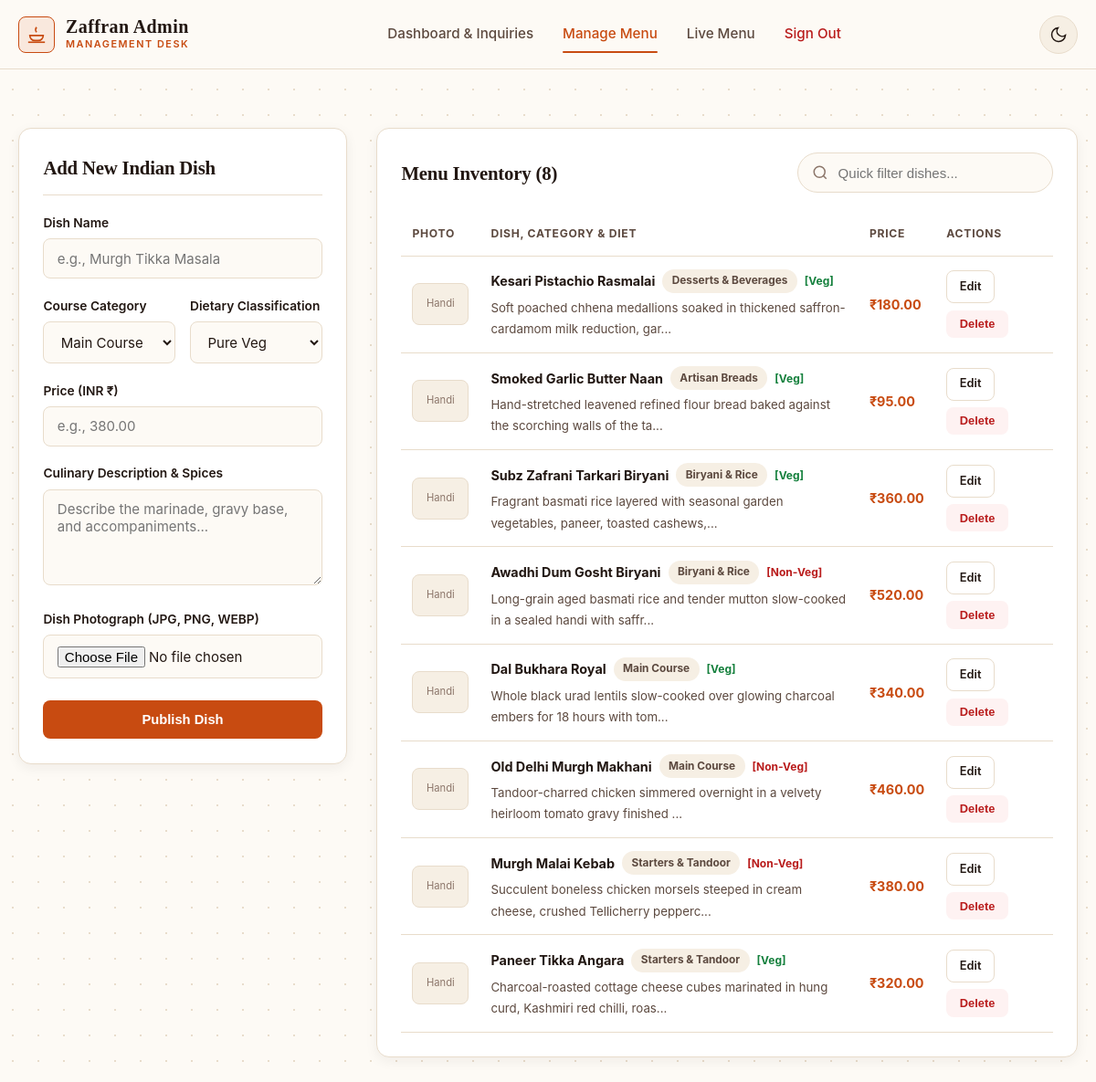
/admin/manage_menu.php (signed in), run on the app's committed database.
### tables this page shows
CREATE TABLE menu_items (
    id INT UNSIGNED AUTO_INCREMENT PRIMARY KEY,
    name VARCHAR(120) NOT NULL,
    category VARCHAR(60) NOT NULL DEFAULT 'Main Course',
    diet_type ENUM('Veg', 'Non-Veg') NOT NULL DEFAULT 'Veg',
    description TEXT NOT NULL,
    price DECIMAL(10, 2) NOT NULL,
    image_path VARCHAR(255) NOT NULL,
    created_at TIMESTAMP DEFAULT CURRENT_TIMESTAMP
);

### admin/manage_menu.php (the view, shortened to what this page needs)
<?php
require_once __DIR__ . '/../includes/db.php';
$allowedCategories = [
    'Starters & Tandoor',
    'Main Course',
    'Biryani & Rice',
    'Artisan Breads',
    'Desserts & Beverages',
];
$editItem = null;
$allItemsStmt = $pdo->query('SELECT id, name, category, diet_type, description, price, image_path FROM menu_items ORDER BY id DESC');
$menuItems = $allItemsStmt->fetchAll();
?>
<!DOCTYPE html>
<html lang="en" data-theme="light">
<head>
    <link rel="stylesheet" href="../assets/style.css">
</head>
<body>
<header class="site-header">
        <div class="container navbar">
            <a href="dashboard.php" class="brand">
                <div class="brand-mark">
                    <svg viewBox="0 0 24 24" fill="none" stroke="currentColor" stroke-width="1.8">
                        <path d="M12 3c-1.5 2-1.5 4 0 6"/>
                        <path d="M4 13h16a6 6 0 0 1-6 6h-4a6 6 0 0 1-6-6Z"/>
                        <line x1="2" y1="21" x2="22" y2="21"/>
                    </svg>
                </div>
                <div class="brand-text">
                    <span class="brand-title">Zaffran Admin</span>
                    <span class="brand-subtitle">Management Desk</span>
                </div>
            </a>
            <ul id="primaryNav" class="nav-links">
                <li><a href="dashboard.php" class="nav-link <?php echo basename($_SERVER['PHP_SELF']) === 'dashboard.php' ? 'active' : ''; ?>">Dashboard &amp; Inquiries</a></li>
                <li><a href="manage_menu.php" class="nav-link <?php echo basename($_SERVER['PHP_SELF']) === 'manage_menu.php' ? 'active' : ''; ?>">Manage Menu</a></li>
                <li><a href="../menu.php" class="nav-link" target="_blank">Live Menu</a></li>
                <li><a href="logout.php" class="nav-link" style="color: var(--danger-color);">Sign Out</a></li>
            </ul>
            <div class="nav-actions">
                <button type="button" class="theme-toggle" data-theme-toggle aria-label="Toggle color theme">
                    <svg class="icon-moon" viewBox="0 0 24 24" fill="none" stroke="currentColor" stroke-width="1.8">
                        <path d="M21 12.79A9 9 0 1 1 11.21 3 7 7 0 0 0 21 12.79z"/>
                    </svg>
                </button>
            </div>
        </div>
    </header>
    <main class="section">
        <div class="container">
            <div class="admin-grid">
                <aside class="panel-card">
                    <h2><?php echo $editItem ? 'Edit Indian Dish' : 'Add New Indian Dish'; ?></h2>
                    <form method="POST" action="manage_menu.php" enctype="multipart/form-data">
                        <div class="form-group">
                            <label for="name" class="form-label">Dish Name</label>
                            <input type="text" id="name" name="name" class="form-control" required maxlength="120"
                                   placeholder="e.g., Murgh Tikka Masala"
                                   value="<?php echo htmlspecialchars($editItem['name'] ?? '', ENT_QUOTES, 'UTF-8'); ?>">
                        </div>
                        <div class="form-row">
                            <div class="form-group">
                                <label for="category" class="form-label">Course Category</label>
                                <select id="category" name="category" class="form-control" required>
                                    <?php
                                        $selectedCat = $editItem['category'] ?? 'Main Course';
                                        foreach ($allowedCategories as $catOption):
                                    ?>
                                        <option value="<?php echo htmlspecialchars($catOption, ENT_QUOTES, 'UTF-8'); ?>"
                                            <?php echo $selectedCat === $catOption ? 'selected' : ''; ?>>
                                            <?php echo htmlspecialchars($catOption, ENT_QUOTES, 'UTF-8'); ?>
                                        </option>
                                    <?php endforeach; ?>
                                </select>
                            </div>
                            <div class="form-group">
                                <label for="diet_type" class="form-label">Dietary Classification</label>
                                <?php $selectedDiet = $editItem['diet_type'] ?? 'Veg'; ?>
                                <select id="diet_type" name="diet_type" class="form-control" required>
                                    <option value="Veg" <?php echo $selectedDiet === 'Veg' ? 'selected' : ''; ?>>Pure Veg</option>
                                </select>
                            </div>
                        </div>
                        <div class="form-group">
                            <label for="price" class="form-label">Price (INR &#8377;)</label>
                            <input type="number" id="price" name="price" class="form-control" required step="0.01" min="0"
                                   placeholder="e.g., 380.00"
                                   value="<?php echo htmlspecialchars((string)($editItem['price'] ?? ''), ENT_QUOTES, 'UTF-8'); ?>">
                        </div>
                        <div class="form-group">
                            <label for="description" class="form-label">Culinary Description &amp; Spices</label>
                            <textarea id="description" name="description" class="form-control" required placeholder="Describe the marinade, gravy base, and accompaniments..."></textarea>
                        </div>
                        <div class="form-group">
                            <label for="image" class="form-label">
                                Dish Photograph (JPG, PNG, WEBP)
                            </label>
                            <input type="file" id="image" name="image" class="form-control" accept="image/jpeg,image/png,image/webp" <?php echo $editItem ? '' : 'required'; ?>>
                        </div>
                        <div style="display: flex; gap: 0.75rem; margin-top: 1.5rem;">
                            <button type="submit" class="btn btn-primary" style="flex: 1;">
                                <?php echo $editItem ? 'Update Dish' : 'Publish Dish'; ?>
                            </button>
                        </div>
                    </form>
                </aside>
                <section class="panel-card">
                    <div style="display: flex; justify-content: space-between; align-items: center; flex-wrap: wrap; gap: 1rem; margin-bottom: 1.25rem;">
                        <h2 style="margin: 0; padding: 0; border: 0;">Menu Inventory (<span id="menuVisibleCount"><?php echo count($menuItems); ?></span>)</h2>
                        <div class="search-box" style="max-width: 280px;">
                            <input type="search" id="menuSearchInput" class="search-input" placeholder="Quick filter dishes...">
                        </div>
                    </div>
                    <?php if (empty($menuItems)): ?>
                        <p style="color: var(--text-secondary);">No dishes found. Add your first Indian delicacy using the form.</p>
                    <?php else: ?>
                        <div class="table-responsive">
                            <table class="data-table">
                                <thead>
                                    <tr>
                                        <th>Photo</th>
                                        <th>Dish, Category &amp; Diet</th>
                                        <th>Price</th>
                                        <th>Actions</th>
                                    </tr>
                                </thead>
                                <tbody>
                                    <?php foreach ($menuItems as $item): ?>
                                        <?php
                                            $thumbPath = '../' . $item['image_path'];
                                            $thumbExists = !empty($item['image_path']) && file_exists(__DIR__ . '/../' . $item['image_path']);
                                            $isVeg = ($item['diet_type'] === 'Veg');
                                        ?>
                                        <tr data-menu-item
                                            data-name="<?php echo htmlspecialchars($item['name'], ENT_QUOTES, 'UTF-8'); ?>"
                                            data-desc="<?php echo htmlspecialchars($item['description'], ENT_QUOTES, 'UTF-8'); ?>"
                                            data-category="<?php echo htmlspecialchars($item['category'], ENT_QUOTES, 'UTF-8'); ?>"
                                            data-diet="<?php echo htmlspecialchars($item['diet_type'], ENT_QUOTES, 'UTF-8'); ?>">
                                            <td>
                                                <?php if ($thumbExists): ?>
                                                    <img src="<?php echo htmlspecialchars($thumbPath, ENT_QUOTES, 'UTF-8'); ?>" alt="" class="table-thumb">
                                                <?php else: ?>
                                                    <div class="table-thumb" style="display: flex; align-items: center; justify-content: center; color: var(--text-muted); font-size: 0.7rem;">
                                                        Handi
                                                    </div>
                                                <?php endif; ?>
                                            </td>
                                            <td>
                                                <div style="display: flex; align-items: center; gap: 0.5rem; flex-wrap: wrap; margin-bottom: 0.25rem;">
                                                    <strong style="color: var(--text-primary);">
                                                        <?php echo htmlspecialchars($item['name'], ENT_QUOTES, 'UTF-8'); ?>
                                                    </strong>
                                                    <span class="status-badge" style="background-color: var(--bg-elevated); color: var(--text-secondary);">
                                                        <?php echo htmlspecialchars($item['category'], ENT_QUOTES, 'UTF-8'); ?>
                                                    </span>
                                                    <span style="font-size: 0.75rem; font-weight: 700; color: <?php echo $isVeg ? 'var(--veg-color)' : 'var(--nonveg-color)'; ?>;">
                                                        [<?php echo htmlspecialchars($item['diet_type'], ENT_QUOTES, 'UTF-8'); ?>]
                                                    </span>
                                                </div>
                                                <span style="color: var(--text-secondary); font-size: 0.83rem;">
                                                    <?php echo htmlspecialchars(mb_strimwidth($item['description'], 0, 90, '...'), ENT_QUOTES, 'UTF-8'); ?>
                                                </span>
                                            </td>
                                            <td style="font-weight: 700; color: var(--accent-primary); white-space: nowrap;">
                                                &#8377;<?php echo number_format((float)$item['price'], 2); ?>
                                            </td>
                                            <td>
                                                <div class="table-actions">
                                                    <a href="manage_menu.php?edit=<?php echo (int)$item['id']; ?>" class="btn btn-outline btn-sm">Edit</a>
                                                    <form method="POST" action="manage_menu.php" data-confirm-delete data-item-name="<?php echo htmlspecialchars($item['name'], ENT_QUOTES, 'UTF-8'); ?>" style="display: inline;">
                                                        <button type="submit" class="btn btn-danger btn-sm">Delete</button>
                                                    </form>
                                                </div>
                                            </td>
                                        </tr>
                                    <?php endforeach; ?>
                                </tbody>
                            </table>
                        </div>
                    <?php endif; ?>
                </section>
            </div>
        </div>
    </main>
</body>
</html>

### data on the page
menu_items: shows "Handi", name "Kesari Pistachio Rasmalai", category "Desserts & Beverages", diet_type "Veg", description "Soft poached chhena medallions soaked in thickened saffron-cardamom milk reduction, gar...", price "180.00"
menu_items: shows "Handi", name "Smoked Garlic Butter Naan", category "Artisan Breads", diet_type "Veg", description "Hand-stretched leavened refined flour bread baked against the scorching walls of the ta...", price "95.00"
menu_items: shows "Handi", name "Subz Zafrani Tarkari Biryani", category "Biryani & Rice", diet_type "Veg", description "Fragrant basmati rice layered with seasonal garden vegetables, paneer, toasted cashews,...", price "360.00"
menu_items: shows "Handi", name "Awadhi Dum Gosht Biryani", category "Biryani & Rice", diet_type "Non-Veg", description "Long-grain aged basmati rice and tender mutton slow-cooked in a sealed handi with saffr...", price "520.00"
menu_items: shows "Handi", name "Dal Bukhara Royal", category "Main Course", diet_type "Veg", description "Whole black urad lentils slow-cooked over glowing charcoal embers for 18 hours with tom...", price "340.00"
menu_items: shows "Handi", name "Old Delhi Murgh Makhani", category "Main Course", diet_type "Non-Veg", description "Tandoor-charred chicken simmered overnight in a velvety heirloom tomato gravy finished ...", price "460.00"
menu_items: shows "Handi", name "Murgh Malai Kebab", category "Starters & Tandoor", diet_type "Non-Veg", description "Succulent boneless chicken morsels steeped in cream cheese, crushed Tellicherry pepperc...", price "380.00"
menu_items: shows "Handi", name "Paneer Tikka Angara", category "Starters & Tandoor", diet_type "Veg", description "Charcoal-roasted cottage cheese cubes marinated in hung curd, Kashmiri red chilli, roas...", price "320.00"

### other printed values
count($menuItems) "8"
form field category "Main Course"
